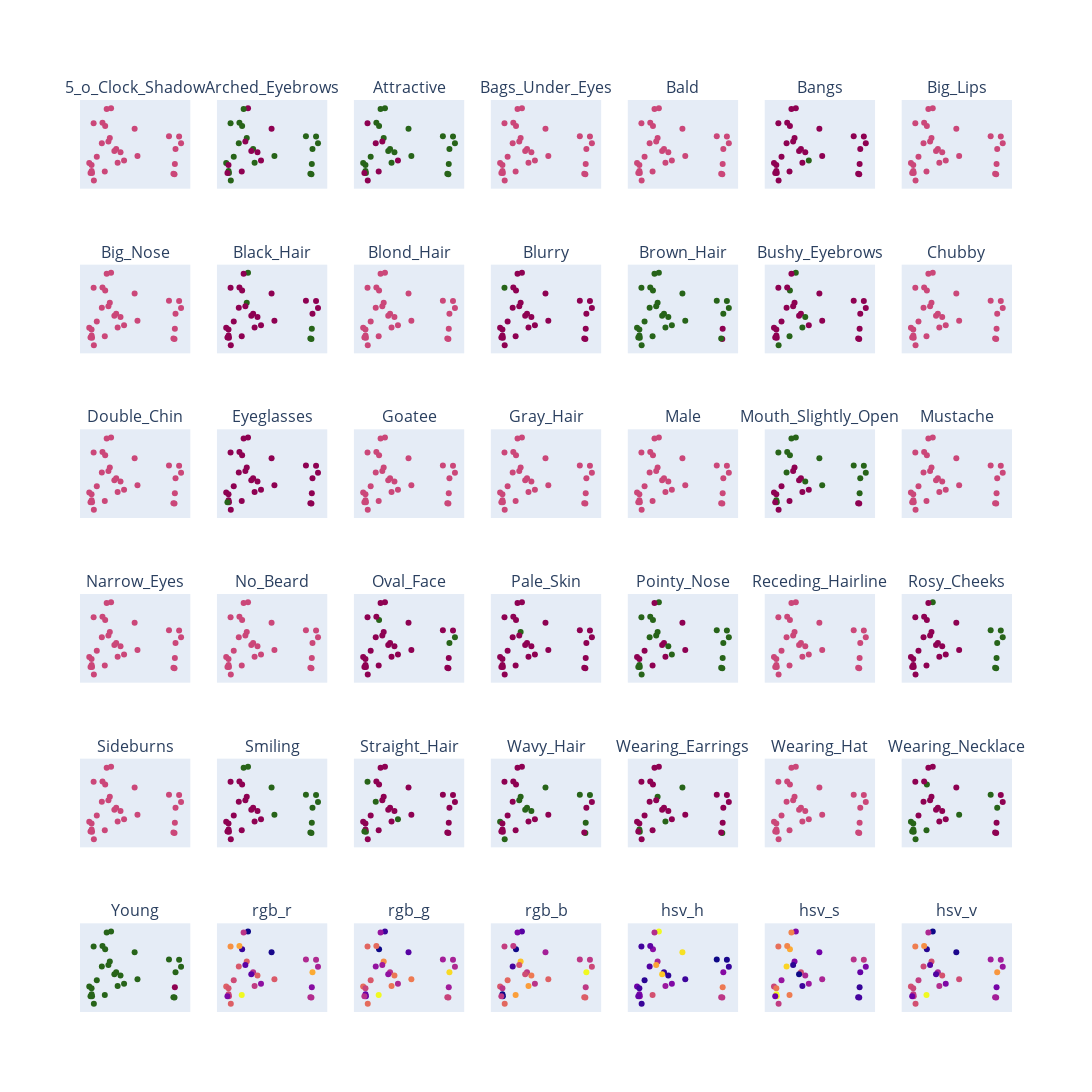

Notebook source saved alongside this figure:
### Code cell
from plotly.subplots import make_subplots
import plotly.graph_objects as go

id = 40
pca = KernelPCA(n_components=2, kernel="cosine")
pc = identities_pcs[id]
metaid = metadata.loc[metadata["identity"]==identities[id]]
pc_r = pca.fit_transform(pc)

fig = make_subplots(rows=6, cols=7,subplot_titles = useful_cols)

for i in range(6):
    for j in range(7):
        fig.add_trace(go.Scatter(x=pc_r[:,0],y=pc_r[:,1], mode='markers', marker_color = metaid[useful_cols[7*i+j]]), row =i+1, col = j+1)
fig.update_layout(width = 1300, height = 1300, showlegend = False)
fig.update_xaxes(visible=False)
fig.update_yaxes(visible=False)
fig.show()
